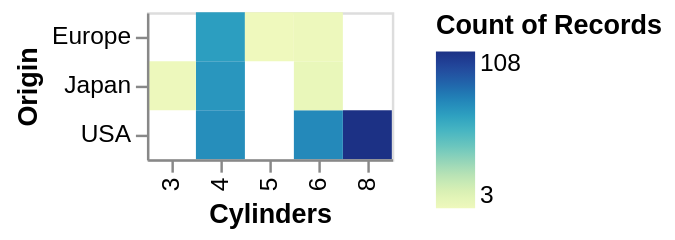

Write a Vega-Lite specification for this figure.
### Vega-Lite specification from a JSON file in a GitHub repository (floating-point values rounded to 4 significant figures; data arrays with more than 128 entries replaced by an {"elided": "..."} marker saying what was removed)
{"$schema": "https://vega.github.io/schema/vega-lite/v4.json", "data": {"values": {"elided": "406 records"}}, "selection": {"pts": {"type": "multi"}}, "mark": "rect", "encoding": {"y": {"field": "Origin"}, "x": {"field": "Cylinders"}, "color": {"condition": {"selection": "pts", "aggregate": "count"}, "value": "grey"}}}
